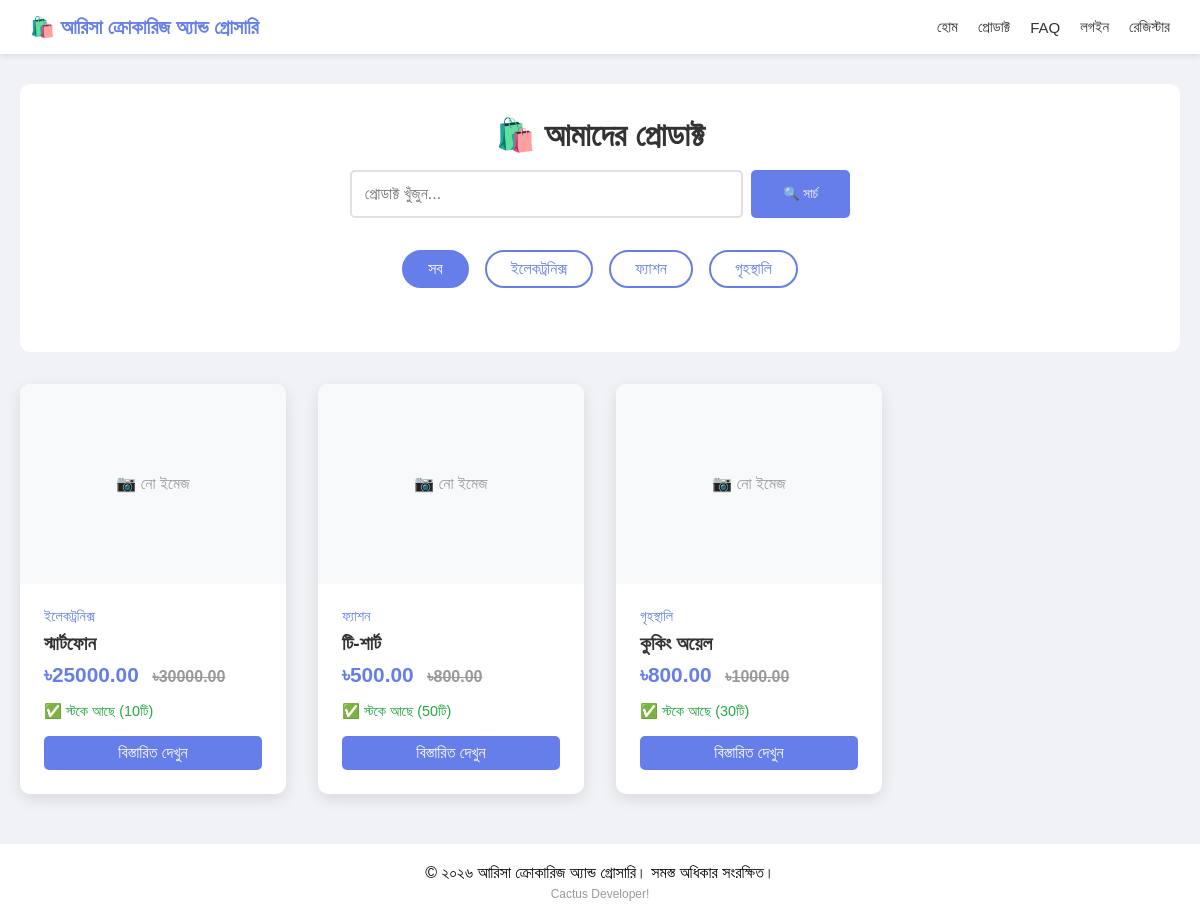
Page /products on the committed database.
### models.py (models this page shows)
class Product(db.Model):
    id = db.Column(db.Integer, primary_key=True)
    name = db.Column(db.String(200), nullable=False)
    description = db.Column(db.Text, nullable=False)
    price = db.Column(db.Float, nullable=False)
    old_price = db.Column(db.Float, default=0)
    category = db.Column(db.String(100))
    stock = db.Column(db.Integer, default=0)
    image = db.Column(db.String(500))
    featured = db.Column(db.Boolean, default=False)
    discount_percent = db.Column(db.Float, default=0)  # কুপন/ডিসকাউন্ট
    created_at = db.Column(db.DateTime, default=datetime.utcnow)
    cart_items = db.relationship('Cart', backref='product', lazy=True)
    order_items = db.relationship('OrderItem', backref='product', lazy=True)
    reviews = db.relationship('Review', backref='product', lazy=True)

### app.py (the view)
@app.route('/products')
def products():
    category = request.args.get('category', 'all')
    search = request.args.get('search', '')
    query = Product.query
    if category != 'all':
        query = query.filter_by(category=category)
    if search:
        query = query.filter(Product.name.contains(search) |
                           Product.description.contains(search))
    products = query.order_by(Product.created_at.desc()).all()
    categories = db.session.query(Product.category).distinct().all()
    categories = [c[0] for c in categories if c[0]]
    return render_template('products.html',
                         products=products,
                         categories=categories,
                         current_category=category)

### app.py (called while the page is built)
@app.context_processor
def cart_count():
    if current_user.is_authenticated:
        count = Cart.query.filter_by(user_id=current_user.id).count()
        total = sum(item.product.price * item.quantity for item in current_user.cart_items)
        return {'cart_count': count, 'cart_total': total}
    return {'cart_count': 0, 'cart_total': 0}

### templates/products.html (shortened to what this page needs)
{% extends "base.html" %}
{% block content %}
<div class="products-header">
    <h1>🛍️ আমাদের প্রোডাক্ট</h1>
    <form class="search-box" method="GET">
        <input type="text" name="search" placeholder="প্রোডাক্ট খুঁজুন..." value="{{ request.args.get('search', '') }}">
        <button type="submit">🔍 সার্চ</button>
    </form>
    <div class="categories">
        <a href="/products?category=all" class="category-btn {% if current_category == 'all' %}active{% endif %}">সব</a>
        {% for cat in categories %}
        <a href="/products?category={{ cat }}" class="category-btn {% if current_category == cat %}active{% endif %}">{{ cat }}</a>
        {% endfor %}
    </div>
</div>
<div class="products-grid">
    {% for product in products %}
    <div class="product-card">
        <div class="product-image">
            {% if product.image %}
                <img src="{{ url_for('static', filename='uploads/' + product.image) }}" alt="{{ product.name }}" style="width:100%; height:100%; object-fit:cover;">
            {% else %}
                <span>📷 নো ইমেজ</span>
            {% endif %}
        </div>
        <div class="product-info">
            <div class="product-category">{{ product.category }}</div>
            <h3 class="product-name">{{ product.name }}</h3>
            <div class="product-price">
                ৳{{ "%.2f"|format(product.price) }}
                {% if product.old_price and product.old_price > product.price %}
                    <span class="old-price">৳{{ "%.2f"|format(product.old_price) }}</span>
                {% endif %}
            </div>
            <div class="stock-status">
                {% if product.stock > 0 %}
                    <span class="in-stock">✅ স্টকে আছে ({{ product.stock }}টি)</span>
                {% else %}
                    <span class="out-of-stock">❌ স্টক শেষ</span>
                {% endif %}
            </div>
            <a href="/product/{{ product.id }}" class="btn-details">বিস্তারিত দেখুন</a>
        </div>
    </div>
    {% else %}
    <p style="text-align: center; grid-column: 1/-1; padding: 3rem;">
        কোনো প্রোডাক্ট পাওয়া যায়নি
    </p>
    {% endfor %}
</div>
{% endblock %}

### templates/base.html (style rules this page uses)
* { margin: 0; padding: 0; box-sizing: border-box; }
body { font-family: Arial, sans-serif; background: #f0f2f5; }

### templates/products.html (style rules this page uses)
.products-header { background: white; padding: 2rem; border-radius: 10px; margin-bottom: 2rem; text-align: center; }
.products-header h1 { color: #333; margin-bottom: 1rem; }
.search-box { max-width: 500px; margin: 0 auto 2rem; display: flex; gap: 0.5rem; }
.search-box input { flex: 1; padding: 0.8rem; border: 2px solid #e0e0e0; border-radius: 5px; font-size: 1rem; }
.search-box button { padding: 0.8rem 2rem; background: #667eea; color: white; border: none; border-radius: 5px; cursor: pointer; }
.categories { display: flex; gap: 1rem; justify-content: center; flex-wrap: wrap; margin-bottom: 2rem; }
.category-btn { padding: 0.5rem 1.5rem; border: 2px solid #667eea; border-radius: 25px; color: #667eea; text-decoration: none; transition: all 0.3s; }
.category-btn:hover, .category-btn.active { background: #667eea; color: white; }
.products-grid { display: grid; grid-template-columns: repeat(auto-fill, minmax(250px, 1fr)); gap: 2rem; }
.product-card { background: white; border-radius: 10px; overflow: hidden; box-shadow: 0 5px 15px rgba(0,0,0,0.1); transition: transform 0.3s; }
.product-image { width: 100%; height: 200px; background: #f8f9fa; display: flex; align-items: center; justify-content: center; color: #999; }
.product-info { padding: 1.5rem; }
.product-category { color: #667eea; font-size: 0.9rem; margin-bottom: 0.5rem; }
.product-name { font-size: 1.2rem; color: #333; margin-bottom: 0.5rem; }
.product-price { font-size: 1.3rem; color: #667eea; font-weight: bold; margin-bottom: 1rem; }
.old-price { color: #999; text-decoration: line-through; font-size: 1rem; margin-left: 0.5rem; }
.stock-status { font-size: 0.9rem; margin-bottom: 1rem; }
.in-stock { color: #28a745; }
.btn-details { background: #667eea; color: white; padding: 0.5rem 1rem; border-radius: 5px; text-decoration: none; display: inline-block; width: 100%; text-align: center; }

### rows in the picture
Product: shows "📷 নো ইমেজ", category "ইলেকট্রনিক্স", name "স্মার্টফোন", price "25000.00", old_price "30000.00", stock "10"
Product: shows "📷 নো ইমেজ", category "ফ্যাশন", name "টি-শার্ট", price "500.00", old_price "800.00", stock "50"
Product: shows "📷 নো ইমেজ", category "গৃহস্থালি", name "কুকিং অয়েল", price "800.00", old_price "1000.00", stock "30"

### other values in the picture
{{ cat }} "ইলেকট্রনিক্স" "ফ্যাশন" "গৃহস্থালি"
